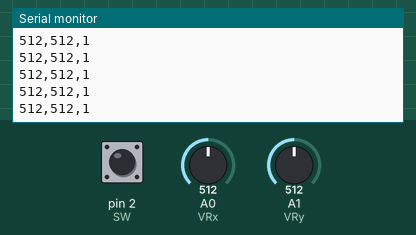
A sketch run on a simulated Arduino Uno, built with avr-gcc and run on an emulated ATmega328P. On the bench: the last lines printed to the serial monitor. Inputs (shaded band) come from the test bench; at power-on: A0 (VRx) = 512, A1 (VRy) = 512, pin 2 (SW) HIGH.

Above: at 1.2 s.
1.3 s: A0 (VRx) set to 716
At 1.31 s:
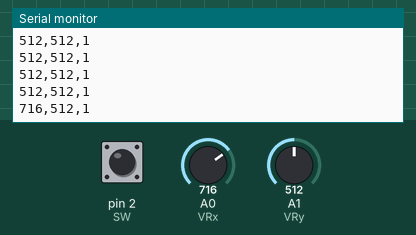
2.8 s: A1 (VRy) set to 716
At 2.82 s:
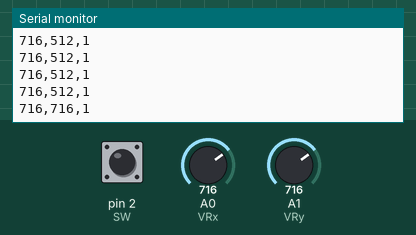
4.3 s: pin 2 (SW) pulled LOW for 0.15 s
At 4.33 s:
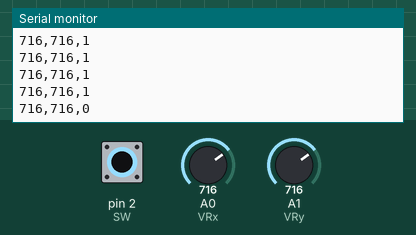
5.9 s: A0 (VRx) set to 900
At 5.94 s:
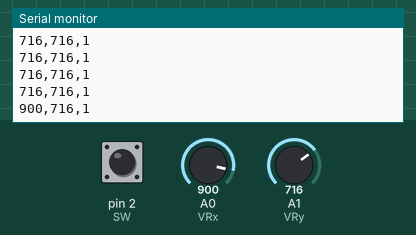
7.4 s: pin 2 (SW) pulled LOW for 1 s
At 7.45 s:
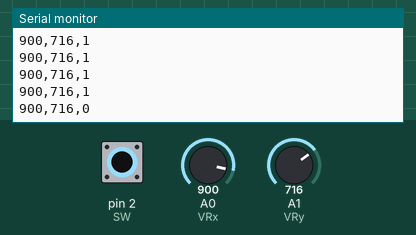
9.9 s: A1 (VRy) set to 0
At 9.97 s:
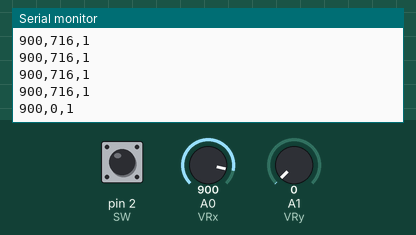
Timing chart, 0 to 12.9 s (numbered marks = the images above; inputs shaded):
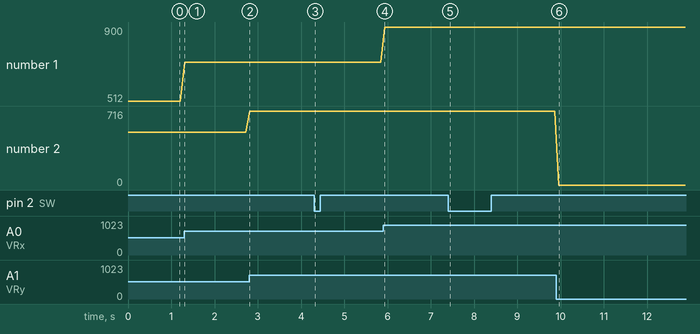

Measured:
- after the input at 1.3 s, the serial monitor: prints a new line at once (image 1)
- after the input at 2.8 s, the serial monitor: prints a new line at once (image 2)
- after the input at 4.3 s, the serial monitor: prints a new line at once (image 3)
- after the input at 5.9 s, the serial monitor: prints a new line at once (image 4)
- after the input at 7.4 s, the serial monitor: prints a new line after 0.05 s (image 5)
- after the input at 9.9 s, the serial monitor: prints a new line after 0.06 s (image 6)
- plotted number 1: 512 → 716 after the input at 1.3 s, 716 → 900 after the input at 5.9 s

The sketch:

arduino.ino
```cpp
int VRx = A0;
int VRy = A1;
int SW = 2;

void setup() {
  Serial.begin(9600);
  pinMode(SW, INPUT_PULLUP);
}

void loop() {
  int xValue = analogRead(VRx);
  int yValue = analogRead(VRy);
  int button = digitalRead(SW);

  Serial.print(xValue);
  Serial.print(",");
  Serial.print(yValue);
  Serial.print(",");
  Serial.println(button);

  delay(100);
}
```
